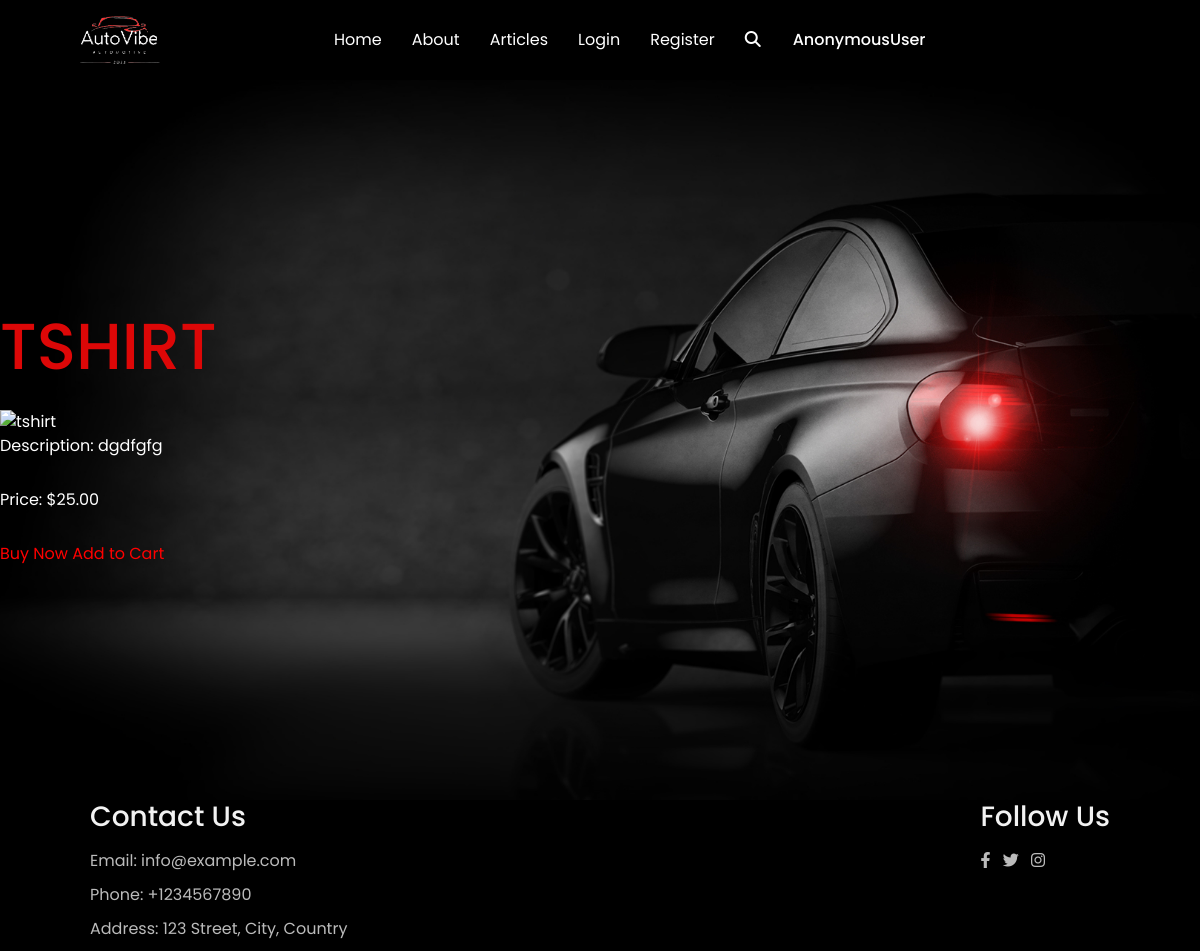
Screenshot of /merchshop/details_product/5/ with the database file from the repository.
### autovibe_project/merchshop/models.py (models this page shows, shortened)
class TitleSlugMixin(models.Model):
    TITLE_MAX_LENGTH = 255
    SLUG_MAX_LENGTH = 255
    TITLE_MIN_LENGTH = 1
    SLUG_MIN_LENGTH = 1
    title = models.CharField(
        max_length=TITLE_MAX_LENGTH,
        null=False,
        blank=False,
        validators=[
            MinLengthValidator(TITLE_MIN_LENGTH),
        ]
    )
    slug = models.SlugField(
        max_length=SLUG_MAX_LENGTH,
        null=False,
        blank=False,
        unique=True,
        validators=[
            MinLengthValidator(SLUG_MIN_LENGTH),
        ]
    )
    class Meta:
        abstract = True

class Product(TitleSlugMixin):
    name = models.CharField(
        max_length=255,
        null=False,
        blank=False
    )
    description = models.TextField(
        max_length=500,
        null=True,
        blank=True
    )
    price = models.DecimalField(
        max_digits=6,
        decimal_places=2,
    )
    date_added = models.DateTimeField(
        auto_now_add=True
    )
    image = cloudinary_models.CloudinaryField(
        'merch_items',
        blank=True,
        null=True
    )
    thumbnail = cloudinary_models.CloudinaryField(
        'merch_items',
        blank=True,
        null=True
    )
    class Meta:
        verbose_name_plural = 'Products'
        ordering = ['-date_added']

### autovibe_project/merchshop/views.py (the view)
# urls.py: path('details_product/<int:pk>/', DetailsProductView.as_view(), name='details_product'),
class DetailsProductView(views.DetailView):
    model = Product
    template_name = 'merchshop/details_product.html'

### templates/merchshop/details_product.html (shortened to what this page needs)
{% extends 'base.html' %}
{% block content %}
<div class="hero">
    <div class="text">
        <h1>{{ product.name }}</h1>
        <img src="{{ product.image.url }}" alt="{{ product.name }}" width="300" height="200">
        <p>Description: {{ product.description }}</p>
        <p>Price: ${{ product.price }}</p>
        <a href="#" class="buy-now-button">Buy Now</a>
        <a href="{% url 'add_item' product.id %}" class="buy-now-button">Add to Cart</a>
    </div>
</div>
{% endblock %}

### static/style.css (style rules this page uses)
* { padding: 0; margin: 0; box-sizing: border-box; text-decoration: none; font-family: 'Poppins', sans-serif; }
.hero { width: 100%; min-height: calc(100vh - 80px); margin-top: 80px; background: linear-gradient(to bottom, rgba(0, 0, 0, 0), rgba(0, 0, 0, 1)), url(img/bg.jpg); background-position: center; background-size: cover; display: flex; align-items: center; }
.hero .text { width: 100%; color:#fff; }
.hero .text h1 { color: #fff; font-size: 65px; text-transform: uppercase; line-height: 1; margin-bottom: 30px; }
.hero .text p { color: #fff; margin-bottom: 30px; }
.hero .text h1, .hero .text h3 { color: #dd0707; }
.hero .text p { color: #fff; }
.hero .text a { color: red; }
html, body { height: 100%; margin: 0; }
body { display: flex; flex-direction: column; }

### rows the page displays
Product: name "TSHIRT", description "dgdfgfg", price "25.00"

### other values shown
{{ request.user }} "AnonymousUser"
